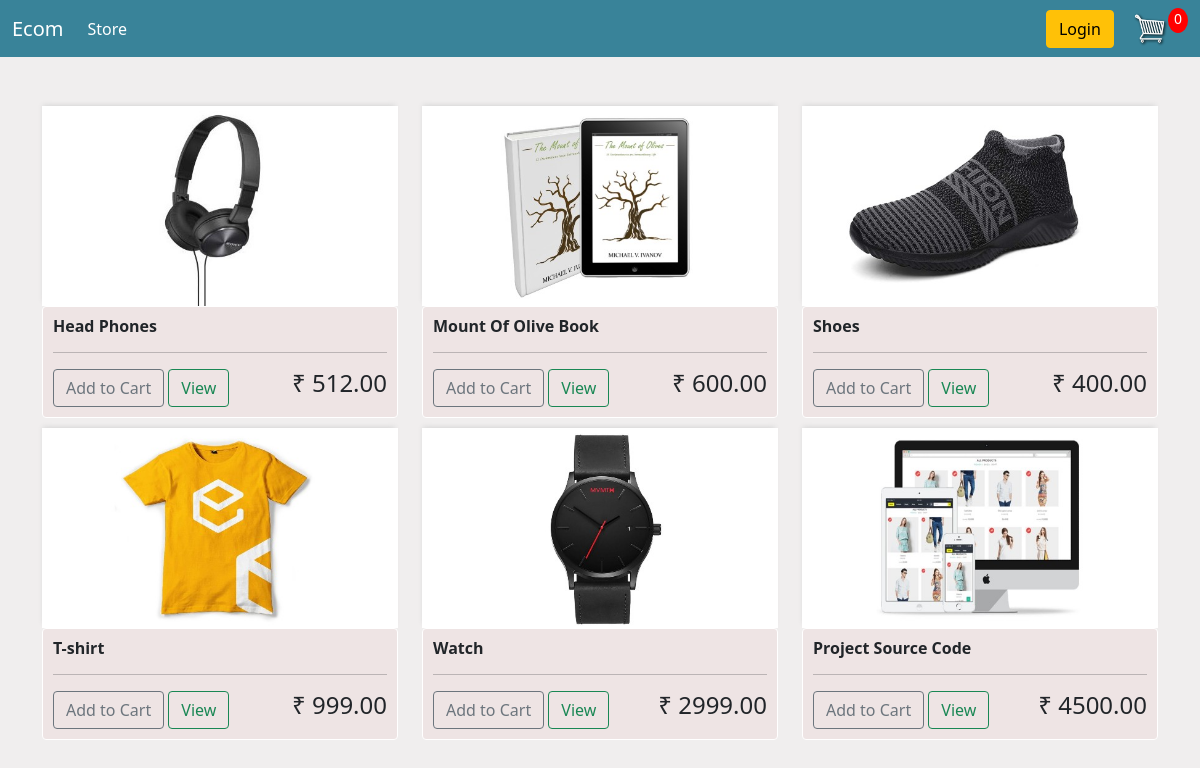
The page / on the database its author committed.
### store/models.py (models this page shows, shortened)
class Product(models.Model):
    name = models.CharField(max_length=64,null=True)
    price = models.DecimalField(max_digits=7, decimal_places=2,null=True)
    digital = models.BooleanField(default=False,null=True,blank=False)
    image = models.ImageField(null=True,blank=True)
    @property
    def imageURL(self):
        try:
            url = self.image.url
        except:
            url = ''
        return url

### store/views.py (the view)
# urls.py: path('', include('store.urls')),
def store(request):
	data = cartData(request)
	cartItems = data['cartItems']
	products = Product.objects.all()
	context={'products':products,'cartItems':cartItems}
	return render(request,'store/store.html',context)

### store/utils.py (called while the page is built, shortened)
def cookieCart(request):
	try:
		cart = json.loads(request.COOKIES['cart'])
	except:
		cart = {}
		print('Cart:',cart)
	items = []
	order = {'get_cart_total':0,'get_cart_items':0,'shipping':False}
	cartItems =order['get_cart_items']
	return {'cartItems':cartItems,'order':order,'items':items}

def cartData(request):
	if request.user.is_authenticated:
		customer = request.user.customer
		order,created = Order.objects.get_or_create(customer=customer,complete=False)
		items = order.orderitem_set.all()
		cartItems = order.get_cart_items
	else:
		cookieData = cookieCart(request)
		cartItems = cookieData['cartItems']
		order = cookieData['order']
		items = cookieData['items']
	return {'cartItems':cartItems,'order':order,'items':items}

### store/templates/store/store.html
{% extends "store/main.html" %}
{% load  static %}
{% block content %}
<div class='row'>
    {% for product in products %}
    <div class='col-lg-4'>
        <img class='thumbnail' src="{{product.imageURL}}" alt="">
        <div class='box-element product'>
            <h6><strong>{{product.name}}</strong></h6>
            <hr>
            <button  data-product='{{product.id}}' data-action='add'  class="btn btn-outline-secondary add-btn update-cart">Add to Cart</button>
            <a class='btn btn-outline-success' href="">View</a>
            <h4 style="display: inLine-block; float: right ">₹ {{product.price|floatformat:2}}</h4>
        </div>
    </div>
   {% endfor %}
</div>
{% endblock content %}

### store/templates/store/main.html (shortened to what this page needs)
<!DOCTYPE html>
{% load static %}
<html lang="en">
<head>
   <link href="https://cdn.jsdelivr.net/npm/bootstrap@5.0.0-beta1/dist/css/bootstrap.min.css" rel="stylesheet">
   <link rel="stylesheet" href="{% static 'css/main.css' %}">
   </head>
<body>
    <nav class="navbar navbar-expand-lg fixed-top navbar-dark bg-dark">
        <div class="container-fluid">
          <a class="navbar-brand" href="{% url 'store' %}">Ecom</a>
          <div class="collapse navbar-collapse" id="navbarSupportedContent">
            <ul class="navbar-nav me-auto mb-2 mb-lg-0">
              <li class="nav-item">
                <a class="nav-link active" aria-current="page" href="{% url 'store' %}">Store</a>
              </li>
            </ul>
            <div class='form-inline my-2  my-lg-0' >
                <a href="" class='btn btn-warning'>Login</a>
                <a href="{% url 'cart' %}">
                    <img id='cart-icon' src="{% static 'images/cart.png' %}">
                </a>
            </div>
            <p id="cart-total">{{cartItems}}</p>
          </div>
        </div>
      </nav>
    <br>
    <br>
    <br>
    <br>
    <div class='container'>
        {% block content %}
        {% endblock content %}
    </div>
</body>
</html>

### static/css/main.css (style rules this page uses)
body { background-color:rgb(240, 238, 238); }
.box-element { background-color:rgb(238, 228, 228); border-radius: 4px; padding: 10px; border: 1px white solid; }
.thumbnail { width: 100%; height: 200px; background-color: rgb(54, 145, 187); -webkit-box-shadow: -1px -3px 5px -2px rgba(214,214,214,1); -moz-box-shadow: -1px -3px 5px -2px rgba(214,214,214,1); box-shadow: -1px -3px 5px -2px rgba(214,214,214,1); }
.bg-dark { background-color:rgb(57, 131, 153)!important; }
#cart-icon { width:35px; display: inline-block; margin-left: 15px; }
#cart-total { display: block; text-align: center; color:#fff; background-color: red; width: 20px; height: 25px; border-radius: 50%; font-size: 14px; }
.col-lg-4, .col-lg-6, .col-lg-8, .col-lg-12 { margin-top: 10px; }

### rows shown on the page
Product: imageURL (picture), name "Head Phones", price "512.00"
Product: imageURL (picture), name "Mount Of Olive Book", price "600.00"
Product: imageURL (picture), name "Shoes", price "400.00"
Product: imageURL (picture), name "T-shirt", price "999.00"
Product: imageURL (picture), name "Watch", price "2999.00"
Product: imageURL (picture), name "Project Source Code", price "4500.00"

### other values the page prints
{{ cartItems }} "0"
